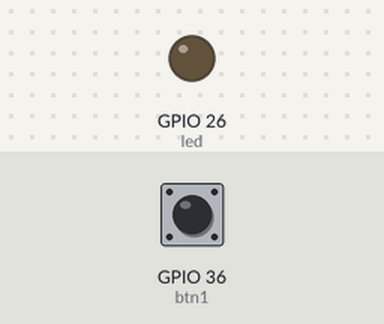
Simulated run of this sketch. Board: ESP32. Parts: output pins drawn as LEDs (lit = HIGH). The test bench sets the inputs (shaded band); at power-on: GPIO 36 (btn1) HIGH.

Above: at 1.2 s.
1.3 s: GPIO 36 (btn1) pulled LOW for 0.15 s
At 1.37 s:
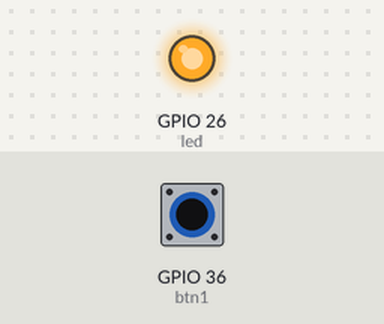
2.9 s: GPIO 36 (btn1) pulled LOW for 3.2 s
At 7.0 s:
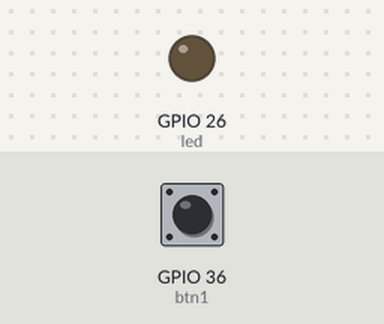
Timing chart, 0 to 8.5 s (numbered marks = the images above; inputs shaded):
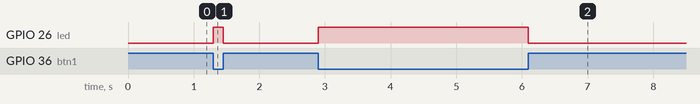

The sketch:

holamundoarduino.ino
```cpp
// Este programa prende y apaga un led en la veriable led

//Led
#define led 26
#define btn1 36//a

void setup() {
  pinMode(led, OUTPUT); //Declarando puerto led como salida
  pinMode(btn1, INPUT);

}

void loop() {
  if (!digitalRead(btn1)) {
    digitalWrite(led, 1);
  }else {
    digitalWrite(led,0);
  }


}
```

Measured:
- after the input at 1.3 s, GPIO 26 (led): LOW → HIGH at once, → LOW 0.15 s later
- after the input at 2.9 s, GPIO 26 (led): LOW → HIGH at once, → LOW 3.2 s later
